Frame 1 (no input): blank canvas, image omitted
Frame 60 (the mouse pressed at the canvas centre just before this capture): blank canvas, image omitted
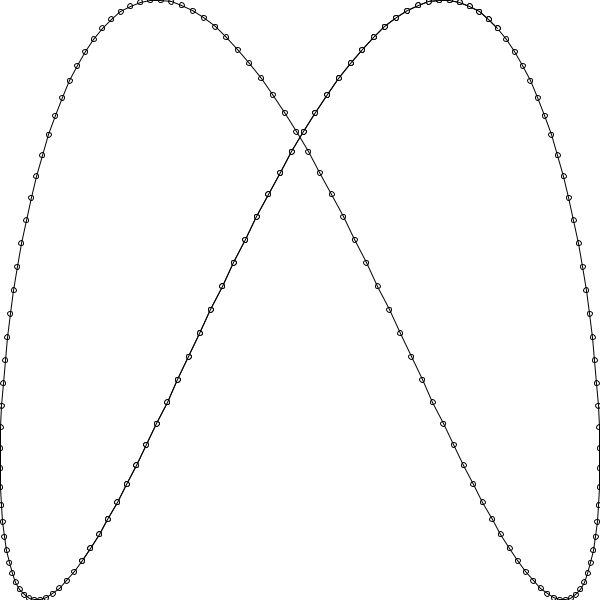
Frame 120 (the mouse held since frame 60 and released just before this capture)

The Processing sketch whose frames 1 and 60 were blank and that drew this single picture after the mouse press (run headless with seeded random() and noise(); from frame 60 on, the mouse is pressed at the canvas centre):

// Processing sketch: processing_53731
// ── processing_53731.pde

float anzahlschwinungen = 0;
int anzahlpunkte = 200;
float drehung =20;
float px=0;
float py=0;
float[] posX;    
float[] posY;

void setup() {
  size(600, 600);
  smooth();
  posX= new float[anzahlpunkte];
  posY= new float[anzahlpunkte];
}

void draw() {
  
  posX= new float[anzahlpunkte];
  posY= new float[anzahlpunkte];
  background(255);

  drehung += TWO_PI/360;
  


  for (int i=0; i<anzahlpunkte;i++) {
    // float x=i*width/50;
    //float winkel=float(i)/50*TWO_PI;
    //oder alternativ:


    //float winkel = map(i,0,anzahlpunkte,0, TWO_PI * anzahlschwinungen);


    
    float winkel = map(i, 0, anzahlpunkte, 0, PI);
    /*  
     float x=width/2 -cos(winkel)*mouseY;
     float y=height/2 -sin(winkel)*mouseY;
     */
    winkel+=drehung;
    /*
    float x=width/2 + sin(winkel)*200;
     float y=height/2 -cos(winkel)*200; 
     */

    float faktorX=map(mouseX, 0, width, 1, 4);
    float x=width/2 + sin(winkel*faktorX+0.5)*mouseX;
    float y=height/2 -cos(winkel*5)*mouseY; 


    //Sinuskurve:
    // float y=height/2 -sin(float(i)/50*TWO_PI)*200;


    ellipse(x, y, 5,5);


/*
    if(i>0){
    line(x, y, px, py);
    }
    stroke(200,5,4);
    px=x;
    py=y;
    
    */
    posX[i]=x;
    posY[i]=y;
    
    if(i>0){
    line(posX[i-1], posY[i-1], posX[i], posY[i]);
     }   



  }
  //px=0;
}

int meinArray[];

void keyPressed() {
  if (key=='+') anzahlpunkte*=2;
  if (key=='-') anzahlpunkte/=2;
}
